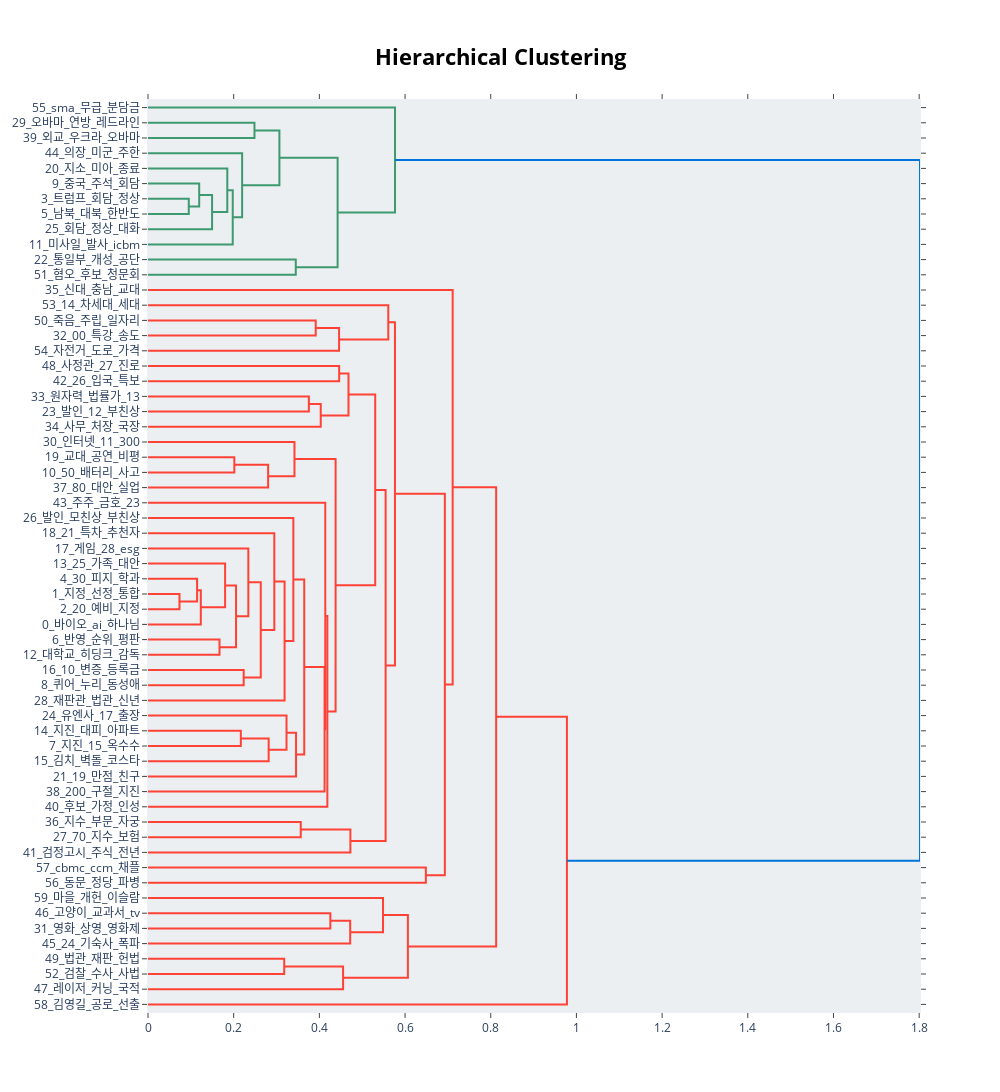

Here is the notebook cell this chart was saved with:
### Code cell
# To visualize the hierarchy of topics
topic_model.visualize_hierarchy()

### Figure 1 — Plotly figure (JSON) as saved in the notebook; plotly's stock layout.template omitted (floating-point values rounded to 4 significant figures)
{"data": [{"hoverinfo": "text", "marker": {"color": "rgb(61,153,112)"}, "mode": "lines", "type": "scatter", "x": [0, 0.2485, 0.2485, 0], "xaxis": "x", "y": [-15, -15, -25, -25], "yaxis": "y"}, {"hoverinfo": "text", "marker": {"color": "rgb(61,153,112)"}, "mode": "lines", "type": "scatter", "x": [0, 0.09519, 0.09519, 0], "xaxis": "x", "y": [-65, -65, -75, -75], "yaxis": "y"}, {"hoverinfo": "text", "marker": {"color": "rgb(61,153,112)"}, "mode": "lines", "type": "scatter", "x": [0, 0.1195, 0.1195, 0.09519], "xaxis": "x", "y": [-55, -55, -70, -70], "yaxis": "y"}, {"hoverinfo": "text", "marker": {"color": "rgb(61,153,112)"}, "mode": "lines", "type": "scatter", "x": [0.1195, 0.1496, 0.1496, 0], "xaxis": "x", "y": [-62.5, -62.5, -85, -85], "yaxis": "y"}, {"hoverinfo": "text", "marker": {"color": "rgb(61,153,112)"}, "mode": "lines", "type": "scatter", "x": [0, 0.1851, 0.1851, 0.1496], "xaxis": "x", "y": [-45, -45, -73.75, -73.75], "yaxis": "y"}, {"hoverinfo": "text", "marker": {"color": "rgb(61,153,112)"}, "mode": "lines", "type": "scatter", "x": [0.1851, 0.1978, 0.1978, 0], "xaxis": "x", "y": [-59.38, -59.38, -95, -95], "yaxis": "y"}, {"hoverinfo": "text", "marker": {"color": "rgb(61,153,112)"}, "mode": "lines", "type": "scatter", "x": [0, 0.2197, 0.2197, 0.1978], "xaxis": "x", "y": [-35, -35, -77.19, -77.19], "yaxis": "y"}, {"hoverinfo": "text", "marker": {"color": "rgb(61,153,112)"}, "mode": "lines", "type": "scatter", "x": [0.2485, 0.3067, 0.3067, 0.2197], "xaxis": "x", "y": [-20, -20, -56.09, -56.09], "yaxis": "y"}, {"hoverinfo": "text", "marker": {"color": "rgb(61,153,112)"}, "mode": "lines", "type": "scatter", "x": [0, 0.3449, 0.3449, 0], "xaxis": "x", "y": [-105, -105, -115, -115], "yaxis": "y"}, {"hoverinfo": "text", "marker": {"color": "rgb(61,153,112)"}, "mode": "lines", "type": "scatter", "x": [0.3067, 0.4426, 0.4426, 0.3449], "xaxis": "x", "y": [-38.05, -38.05, -110, -110], "yaxis": "y"}, {"hoverinfo": "text", "marker": {"color": "rgb(61,153,112)"}, "mode": "lines", "type": "scatter", "x": [0, 0.5766, 0.5766, 0.4426], "xaxis": "x", "y": [-5, -5, -74.02, -74.02], "yaxis": "y"}, {"hoverinfo": "text", "marker": {"color": "rgb(255,65,54)"}, "mode": "lines", "type": "scatter", "x": [0, 0.3915, 0.3915, 0], "xaxis": "x", "y": [-145, -145, -155, -155], "yaxis": "y"}, {"hoverinfo": "text", "marker": {"color": "rgb(255,65,54)"}, "mode": "lines", "type": "scatter", "x": [0.3915, 0.446, 0.446, 0], "xaxis": "x", "y": [-150, -150, -165, -165], "yaxis": "y"}, {"hoverinfo": "text", "marker": {"color": "rgb(255,65,54)"}, "mode": "lines", "type": "scatter", "x": [0, 0.5608, 0.5608, 0.446], "xaxis": "x", "y": [-135, -135, -157.5, -157.5], "yaxis": "y"}, {"hoverinfo": "text", "marker": {"color": "rgb(255,65,54)"}, "mode": "lines", "type": "scatter", "x": [0, 0.4462, 0.4462, 0], "xaxis": "x", "y": [-175, -175, -185, -185], "yaxis": "y"}, {"hoverinfo": "text", "marker": {"color": "rgb(255,65,54)"}, "mode": "lines", "type": "scatter", "x": [0, 0.3755, 0.3755, 0], "xaxis": "x", "y": [-195, -195, -205, -205], "yaxis": "y"}, {"hoverinfo": "text", "marker": {"color": "rgb(255,65,54)"}, "mode": "lines", "type": "scatter", "x": [0.3755, 0.4032, 0.4032, 0], "xaxis": "x", "y": [-200, -200, -215, -215], "yaxis": "y"}, {"hoverinfo": "text", "marker": {"color": "rgb(255,65,54)"}, "mode": "lines", "type": "scatter", "x": [0.4462, 0.468, 0.468, 0.4032], "xaxis": "x", "y": [-180, -180, -207.5, -207.5], "yaxis": "y"}, {"hoverinfo": "text", "marker": {"color": "rgb(255,65,54)"}, "mode": "lines", "type": "scatter", "x": [0, 0.2015, 0.2015, 0], "xaxis": "x", "y": [-235, -235, -245, -245], "yaxis": "y"}, {"hoverinfo": "text", "marker": {"color": "rgb(255,65,54)"}, "mode": "lines", "type": "scatter", "x": [0.2015, 0.2804, 0.2804, 0], "xaxis": "x", "y": [-240, -240, -255, -255], "yaxis": "y"}, {"hoverinfo": "text", "marker": {"color": "rgb(255,65,54)"}, "mode": "lines", "type": "scatter", "x": [0, 0.3419, 0.3419, 0.2804], "xaxis": "x", "y": [-225, -225, -247.5, -247.5], "yaxis": "y"}, {"hoverinfo": "text", "marker": {"color": "rgb(255,65,54)"}, "mode": "lines", "type": "scatter", "x": [0, 0.07345, 0.07345, 0], "xaxis": "x", "y": [-325, -325, -335, -335], "yaxis": "y"}, {"hoverinfo": "text", "marker": {"color": "rgb(255,65,54)"}, "mode": "lines", "type": "scatter", "x": [0, 0.1146, 0.1146, 0.07345], "xaxis": "x", "y": [-315, -315, -330, -330], "yaxis": "y"}, {"hoverinfo": "text", "marker": {"color": "rgb(255,65,54)"}, "mode": "lines", "type": "scatter", "x": [0.1146, 0.1233, 0.1233, 0], "xaxis": "x", "y": [-322.5, -322.5, -345, -345], "yaxis": "y"}, {"hoverinfo": "text", "marker": {"color": "rgb(255,65,54)"}, "mode": "lines", "type": "scatter", "x": [0, 0.18, 0.18, 0.1233], "xaxis": "x", "y": [-305, -305, -333.8, -333.8], "yaxis": "y"}, {"hoverinfo": "text", "marker": {"color": "rgb(255,65,54)"}, "mode": "lines", "type": "scatter", "x": [0, 0.1669, 0.1669, 0], "xaxis": "x", "y": [-355, -355, -365, -365], "yaxis": "y"}, {"hoverinfo": "text", "marker": {"color": "rgb(255,65,54)"}, "mode": "lines", "type": "scatter", "x": [0.18, 0.2055, 0.2055, 0.1669], "xaxis": "x", "y": [-319.4, -319.4, -360, -360], "yaxis": "y"}, {"hoverinfo": "text", "marker": {"color": "rgb(255,65,54)"}, "mode": "lines", "type": "scatter", "x": [0, 0.2342, 0.2342, 0.2055], "xaxis": "x", "y": [-295, -295, -339.7, -339.7], "yaxis": "y"}, {"hoverinfo": "text", "marker": {"color": "rgb(255,65,54)"}, "mode": "lines", "type": "scatter", "x": [0, 0.2233, 0.2233, 0], "xaxis": "x", "y": [-375, -375, -385, -385], "yaxis": "y"}, {"hoverinfo": "text", "marker": {"color": "rgb(255,65,54)"}, "mode": "lines", "type": "scatter", "x": [0.2342, 0.2632, 0.2632, 0.2233], "xaxis": "x", "y": [-317.3, -317.3, -380, -380], "yaxis": "y"}, {"hoverinfo": "text", "marker": {"color": "rgb(255,65,54)"}, "mode": "lines", "type": "scatter", "x": [0, 0.2949, 0.2949, 0.2632], "xaxis": "x", "y": [-285, -285, -348.7, -348.7], "yaxis": "y"}, {"hoverinfo": "text", "marker": {"color": "rgb(255,65,54)"}, "mode": "lines", "type": "scatter", "x": [0.2949, 0.3188, 0.3188, 0], "xaxis": "x", "y": [-316.8, -316.8, -395, -395], "yaxis": "y"}, {"hoverinfo": "text", "marker": {"color": "rgb(255,65,54)"}, "mode": "lines", "type": "scatter", "x": [0, 0.3393, 0.3393, 0.3188], "xaxis": "x", "y": [-275, -275, -355.9, -355.9], "yaxis": "y"}, {"hoverinfo": "text", "marker": {"color": "rgb(255,65,54)"}, "mode": "lines", "type": "scatter", "x": [0, 0.2167, 0.2167, 0], "xaxis": "x", "y": [-415, -415, -425, -425], "yaxis": "y"}, {"hoverinfo": "text", "marker": {"color": "rgb(255,65,54)"}, "mode": "lines", "type": "scatter", "x": [0.2167, 0.2816, 0.2816, 0], "xaxis": "x", "y": [-420, -420, -435, -435], "yaxis": "y"}, {"hoverinfo": "text", "marker": {"color": "rgb(255,65,54)"}, "mode": "lines", "type": "scatter", "x": [0, 0.3233, 0.3233, 0.2816], "xaxis": "x", "y": [-405, -405, -427.5, -427.5], "yaxis": "y"}, {"hoverinfo": "text", "marker": {"color": "rgb(255,65,54)"}, "mode": "lines", "type": "scatter", "x": [0.3233, 0.3456, 0.3456, 0], "xaxis": "x", "y": [-416.2, -416.2, -445, -445], "yaxis": "y"}, {"hoverinfo": "text", "marker": {"color": "rgb(255,65,54)"}, "mode": "lines", "type": "scatter", "x": [0.3393, 0.3647, 0.3647, 0.3456], "xaxis": "x", "y": [-315.5, -315.5, -430.6, -430.6], "yaxis": "y"}, {"hoverinfo": "text", "marker": {"color": "rgb(255,65,54)"}, "mode": "lines", "type": "scatter", "x": [0.3647, 0.4121, 0.4121, 0], "xaxis": "x", "y": [-373.0, -373.0, -455, -455], "yaxis": "y"}, {"hoverinfo": "text", "marker": {"color": "rgb(255,65,54)"}, "mode": "lines", "type": "scatter", "x": [0, 0.4138, 0.4138, 0.4121], "xaxis": "x", "y": [-265, -265, -414.0, -414.0], "yaxis": "y"}, {"hoverinfo": "text", "marker": {"color": "rgb(255,65,54)"}, "mode": "lines", "type": "scatter", "x": [0.4138, 0.4187, 0.4187, 0], "xaxis": "x", "y": [-339.5, -339.5, -465, -465], "yaxis": "y"}, {"hoverinfo": "text", "marker": {"color": "rgb(255,65,54)"}, "mode": "lines", "type": "scatter", "x": [0.3419, 0.4379, 0.4379, 0.4187], "xaxis": "x", "y": [-236.2, -236.2, -402.3, -402.3], "yaxis": "y"}, {"hoverinfo": "text", "marker": {"color": "rgb(255,65,54)"}, "mode": "lines", "type": "scatter", "x": [0.468, 0.5304, 0.5304, 0.4379], "xaxis": "x", "y": [-193.8, -193.8, -319.3, -319.3], "yaxis": "y"}, {"hoverinfo": "text", "marker": {"color": "rgb(255,65,54)"}, "mode": "lines", "type": "scatter", "x": [0, 0.3566, 0.3566, 0], "xaxis": "x", "y": [-475, -475, -485, -485], "yaxis": "y"}, {"hoverinfo": "text", "marker": {"color": "rgb(255,65,54)"}, "mode": "lines", "type": "scatter", "x": [0.3566, 0.4724, 0.4724, 0], "xaxis": "x", "y": [-480, -480, -495, -495], "yaxis": "y"}, {"hoverinfo": "text", "marker": {"color": "rgb(255,65,54)"}, "mode": "lines", "type": "scatter", "x": [0.5304, 0.5546, 0.5546, 0.4724], "xaxis": "x", "y": [-256.5, -256.5, -487.5, -487.5], "yaxis": "y"}, {"hoverinfo": "text", "marker": {"color": "rgb(255,65,54)"}, "mode": "lines", "type": "scatter", "x": [0.5608, 0.5764, 0.5764, 0.5546], "xaxis": "x", "y": [-146.2, -146.2, -372.0, -372.0], "yaxis": "y"}, {"hoverinfo": "text", "marker": {"color": "rgb(255,65,54)"}, "mode": "lines", "type": "scatter", "x": [0, 0.6485, 0.6485, 0], "xaxis": "x", "y": [-505, -505, -515, -515], "yaxis": "y"}, {"hoverinfo": "text", "marker": {"color": "rgb(255,65,54)"}, "mode": "lines", "type": "scatter", "x": [0.5764, 0.6929, 0.6929, 0.6485], "xaxis": "x", "y": [-259.1, -259.1, -510, -510], "yaxis": "y"}, {"hoverinfo": "text", "marker": {"color": "rgb(255,65,54)"}, "mode": "lines", "type": "scatter", "x": [0, 0.7111, 0.7111, 0.6929], "xaxis": "x", "y": [-125, -125, -384.6, -384.6], "yaxis": "y"}, {"hoverinfo": "text", "marker": {"color": "rgb(255,65,54)"}, "mode": "lines", "type": "scatter", "x": [0, 0.4256, 0.4256, 0], "xaxis": "x", "y": [-535, -535, -545, -545], "yaxis": "y"}, {"hoverinfo": "text", "marker": {"color": "rgb(255,65,54)"}, "mode": "lines", "type": "scatter", "x": [0.4256, 0.472, 0.472, 0], "xaxis": "x", "y": [-540, -540, -555, -555], "yaxis": "y"}, {"hoverinfo": "text", "marker": {"color": "rgb(255,65,54)"}, "mode": "lines", "type": "scatter", "x": [0, 0.5486, 0.5486, 0.472], "xaxis": "x", "y": [-525, -525, -547.5, -547.5], "yaxis": "y"}, {"hoverinfo": "text", "marker": {"color": "rgb(255,65,54)"}, "mode": "lines", "type": "scatter", "x": [0, 0.3179, 0.3179, 0], "xaxis": "x", "y": [-565, -565, -575, -575], "yaxis": "y"}, {"hoverinfo": "text", "marker": {"color": "rgb(255,65,54)"}, "mode": "lines", "type": "scatter", "x": [0.3179, 0.4554, 0.4554, 0], "xaxis": "x", "y": [-570, -570, -585, -585], "yaxis": "y"}, {"hoverinfo": "text", "marker": {"color": "rgb(255,65,54)"}, "mode": "lines", "type": "scatter", "x": [0.5486, 0.6066, 0.6066, 0.4554], "xaxis": "x", "y": [-536.2, -536.2, -577.5, -577.5], "yaxis": "y"}, {"hoverinfo": "text", "marker": {"color": "rgb(255,65,54)"}, "mode": "lines", "type": "scatter", "x": [0.7111, 0.8127, 0.8127, 0.6066], "xaxis": "x", "y": [-254.8, -254.8, -556.9, -556.9], "yaxis": "y"}, {"hoverinfo": "text", "marker": {"color": "rgb(255,65,54)"}, "mode": "lines", "type": "scatter", "x": [0.8127, 0.9778, 0.9778, 0], "xaxis": "x", "y": [-405.8, -405.8, -595, -595], "yaxis": "y"}, {"hoverinfo": "text", "marker": {"color": "rgb(0,116,217)"}, "mode": "lines", "type": "scatter", "x": [0.5766, 1.802, 1.802, 0.9778], "xaxis": "x", "y": [-39.51, -39.51, -500.4, -500.4], "yaxis": "y"}], "layout": {"autosize": false, "height": 1100, "hoverlabel": {"bgcolor": "white", "font": {"family": "Rockwell", "size": 16}}, "hovermode": "closest", "plot_bgcolor": "#ECEFF1", "showlegend": false, "title": {"font": {"color": "Black", "size": 22}, "text": "<b>Hierarchical Clustering</b>", "x": 0.5, "xanchor": "center", "yanchor": "top"}, "width": 1000, "xaxis": {"mirror": "allticks", "rangemode": "tozero", "showgrid": false, "showline": true, "showticklabels": true, "ticks": "outside", "type": "linear", "zeroline": false}, "yaxis": {"mirror": "allticks", "range": [-600, 0], "rangemode": "tozero", "showgrid": false, "showline": true, "showticklabels": true, "tickmode": "array", "ticks": "outside", "ticktext": ["55_sma_무급_분담금", "29_오바마_연방_레드라인", "39_외교_우크라_오바마", "44_의장_미군_주한", "20_지소_미아_종료", "9_중국_주석_회담", "3_트럼프_회담_정상", "5_남북_대북_한반도", "25_회담_정상_대화", "11_미사일_발사_icbm", "22_통일부_개성_공단", "51_혐오_후보_청문회", "35_신대_충남_교대", "53_14_차세대_세대", "50_죽음_주립_일자리", "32_00_특강_송도", "54_자전거_도로_가격", "48_사정관_27_진로", "42_26_입국_특보", "33_원자력_법률가_13", "23_발인_12_부친상", "34_사무_처장_국장", "30_인터넷_11_300", "19_교대_공연_비평", "10_50_배터리_사고", "37_80_대안_실업", "43_주주_금호_23", "26_발인_모친상_부친상", "18_21_특차_추천자", "17_게임_28_esg", "13_25_가족_대안", "4_30_피지_학과", "1_지정_선정_통합", "2_20_예비_지정", "0_바이오_ai_하나님", "6_반영_순위_평판", "12_대학교_히딩크_감독", "16_10_변증_등록금", "8_퀴어_누리_동성애", "28_재판관_법관_신년", "24_유엔사_17_출장", "14_지진_대피_아파트", "7_지진_15_옥수수", "15_김치_벽돌_코스타", "21_19_만점_친구", "38_200_구절_지진", "40_후보_가정_인성", "36_지수_부문_자궁", "27_70_지수_보험", "41_검정고시_주식_전년", "57_cbmc_ccm_채플", "56_동문_정당_파병", "59_마을_개헌_이슬람", "46_고양이_교과서_tv", "31_영화_상영_영화제", "45_24_기숙사_폭파", "49_법관_재판_헌법", "52_검찰_수사_사법", "47_레이저_커닝_국적", "58_김영길_공로_선출"], "tickvals": [-5, -15, -25, -35, -45, -55, -65, -75, -85, -95, -105, -115, -125, -135, -145, -155, -165, -175, -185, -195, -205, -215, -225, -235, -245, -255, -265, -275, -285, -295, -305, -315, -325, -335, -345, -355, -365, -375, -385, -395, -405, -415, -425, -435, -445, -455, -465, -475, -485, -495, -505, -515, -525, -535, -545, -555, -565, -575, -585, -595], "type": "linear", "zeroline": false}}}
